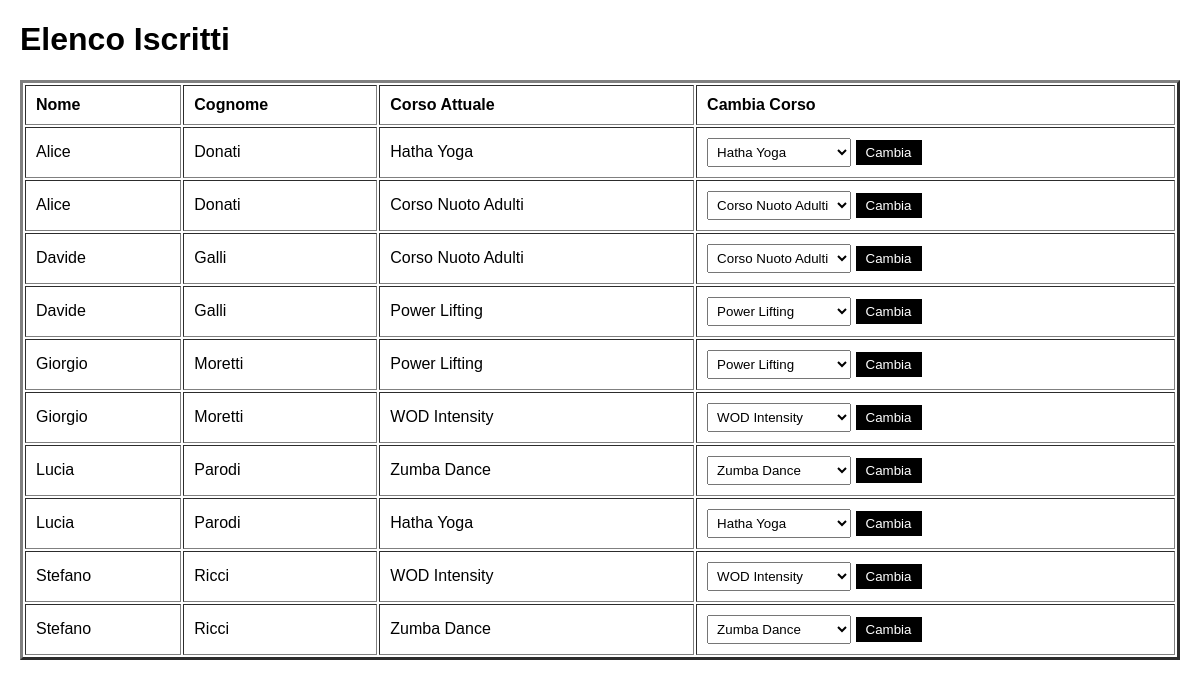
The page /Verifica/elenca_iscritti.php (signed in) on the database its author committed.
### tables this page shows
CREATE TABLE Iscrizioni_Corsi (
    id_iscrizione INT PRIMARY KEY AUTO_INCREMENT,
    id_corso INT,
    id_membro INT,
    data_iscrizione DATE NOT NULL,
    orario_preferito TIME,
    FOREIGN KEY (id_corso) REFERENCES Corsi(id_corso) ON DELETE CASCADE,
    FOREIGN KEY (id_membro) REFERENCES Membri(id_membro) ON DELETE CASCADE
);

CREATE TABLE Membri (
    id_membro INT PRIMARY KEY AUTO_INCREMENT,
    nome VARCHAR(100) NOT NULL,
    cognome VARCHAR(100) NOT NULL,
    data_nascita DATE,
    tipo_abbonamento VARCHAR(50),  
    stato_pagamento BOOLEAN DEFAULT TRUE
);

CREATE TABLE Corsi (
    id_corso INT PRIMARY KEY AUTO_INCREMENT,
    nome_corso VARCHAR(100) NOT NULL,
    livello_difficolta ENUM('Principiante', 'Intermedio', 'Avanzato'),
    durata_minuti INT DEFAULT 60,
    id_istruttore INT,
    FOREIGN KEY (id_istruttore) REFERENCES Istruttori(id_istruttore) ON DELETE SET NULL
);

### Verifica/elenca_iscritti.php (the view, shortened to what this page needs)
<?php
require 'pdo.php';
$query = "
    SELECT ic.id_iscrizione, m.id_membro, m.nome AS nome_membro, m.cognome AS cognome_membro,
           c.nome_corso, c.id_corso
    FROM Iscrizioni_Corsi ic
    JOIN Membri m ON ic.id_membro = m.id_membro
    JOIN Corsi c ON ic.id_corso = c.id_corso
    ORDER BY m.cognome, m.nome
";
$iscritti = $pdo->query($query)->fetchAll();
$corsi = $pdo->query("SELECT id_corso, nome_corso FROM Corsi")->fetchAll();
?>
<!DOCTYPE html>
<html>
<head>
</head>
<body>
    <h1>Elenco Iscritti</h1>
    <table border=3>
        <tr>
            <th>Nome</th>
            <th>Cognome</th>
            <th>Corso Attuale</th>
            <th>Cambia Corso</th>
        </tr>
        <?php foreach ($iscritti as $iscritto): ?>
        <tr>
            <td><?= htmlspecialchars($iscritto['nome_membro']) ?></td>
            <td><?= htmlspecialchars($iscritto['cognome_membro']) ?></td>
            <td><?= htmlspecialchars($iscritto['nome_corso']) ?></td>
            <td>
                <form method="POST" style="display: inline;">
                    <select name="id_corso" required>
                        <?php foreach ($corsi as $corso): ?>
                            <option value="<?= $corso['id_corso'] ?>" <?= $corso['id_corso'] == $iscritto['id_corso'] ? 'selected' : '' ?>>
                                <?= htmlspecialchars($corso['nome_corso']) ?>
                            </option>
                        <?php endforeach; ?>
                    </select>
                    <button type="submit">Cambia</button>
                </form>
            </td>
        </tr>
        <?php endforeach; ?>
    </table>
</body>
</html>

### Verifica/elenca_iscritti.php (style rules this page uses)
body { font-family: Arial, sans-serif; margin: 20px; }
table { width: 100%; }
th, td { padding: 10px; text-align: left; }
th { background-color: white; }
form { margin: 0; }
select { padding: 5px; }
button { padding: 5px 10px; background-color: black; color: white; border: none; }

### rows shown on the page
iscrizioni_corsi: id_membro.nome "Alice", id_membro.cognome "Donati", id_corso.nome_corso "Hatha Yoga"
iscrizioni_corsi: id_membro.nome "Alice", id_membro.cognome "Donati", id_corso.nome_corso "Corso Nuoto Adulti"
iscrizioni_corsi: id_membro.nome "Davide", id_membro.cognome "Galli", id_corso.nome_corso "Corso Nuoto Adulti"
iscrizioni_corsi: id_membro.nome "Davide", id_membro.cognome "Galli", id_corso.nome_corso "Power Lifting"
iscrizioni_corsi: id_membro.nome "Giorgio", id_membro.cognome "Moretti", id_corso.nome_corso "Power Lifting"
iscrizioni_corsi: id_membro.nome "Giorgio", id_membro.cognome "Moretti", id_corso.nome_corso "WOD Intensity"
iscrizioni_corsi: id_membro.nome "Lucia", id_membro.cognome "Parodi", id_corso.nome_corso "Zumba Dance"
iscrizioni_corsi: id_membro.nome "Lucia", id_membro.cognome "Parodi", id_corso.nome_corso "Hatha Yoga"
iscrizioni_corsi: id_membro.nome "Stefano", id_membro.cognome "Ricci", id_corso.nome_corso "WOD Intensity"
iscrizioni_corsi: id_membro.nome "Stefano", id_membro.cognome "Ricci", id_corso.nome_corso "Zumba Dance"

### other values the page prints
form field id_corso "Hatha Yoga"
form field id_corso "Corso Nuoto Adulti"
form field id_corso "Power Lifting"
form field id_corso "WOD Intensity"
form field id_corso "Zumba Dance"
